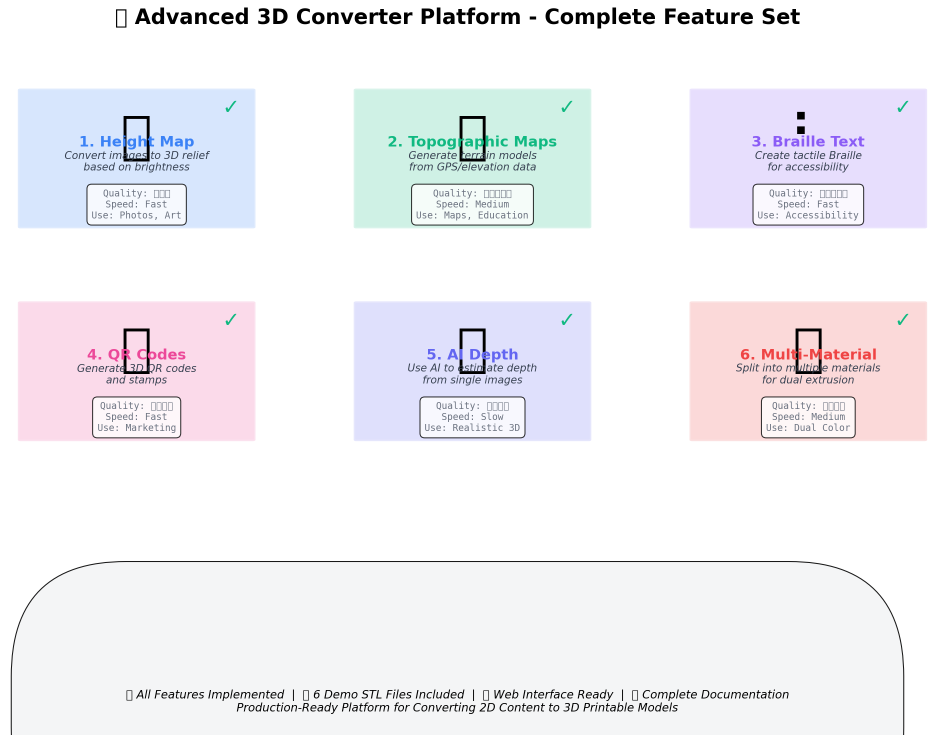
#> input picture feature_showcase.png, 1890 x 1470 px (shown at 1/2 size)
$ python -i advanced_converter.py   (imports and definitions only)
#> lines starting #> are read from the running program, lines starting #| are printed output that depends on the picture
#!/usr/bin/env python3
"""
Advanced Image to 3D Converter Platform
Includes: Heightmap, Topo maps, Braille, QR codes, AI depth, Photogrammetry, Multi-material
"""

import numpy as np
from PIL import Image, ImageDraw, ImageFont
import struct
import json
import re

# ============================================================================
# CORE 3D MESH UTILITIES
# ============================================================================

class STLWriter:
    """Utility for writing binary STL files"""

    # [48 lines left out: functions write_stl, write_multi_material_stl, not called in this run]

class MeshGenerator:
    """Generate 3D meshes from height maps"""

    # [71 lines left out: function heightmap_to_mesh, not called in this run]

# ============================================================================
# FEATURE 1: BASIC HEIGHTMAP (Original functionality)
# ============================================================================

class HeightmapConverter:
    """Convert images to 3D relief using brightness as height"""

    # [18 lines left out: function convert, not called in this run]

# ============================================================================
# FEATURE 2: TOPOGRAPHIC MAPS from GPS/Elevation Data
# ============================================================================

class TopoMapConverter:
    """Generate 3D topographic maps from elevation data"""

    # [73 lines left out: functions from_csv, from_fake_data, not called in this run]

# ============================================================================
# FEATURE 3: BRAILLE TEXT GENERATOR
# ============================================================================

class BrailleConverter:
    """Convert text to 3D Braille for tactile reading"""

    # Braille dot patterns (6-dot Braille)
    BRAILLE_PATTERNS = {
        'a': [1, 0, 0, 0, 0, 0], 'b': [1, 1, 0, 0, 0, 0], 'c': [1, 0, 0, 1, 0, 0],
        'd': [1, 0, 0, 1, 1, 0], 'e': [1, 0, 0, 0, 1, 0], 'f': [1, 1, 0, 1, 0, 0],
        'g': [1, 1, 0, 1, 1, 0], 'h': [1, 1, 0, 0, 1, 0], 'i': [0, 1, 0, 1, 0, 0],
        'j': [0, 1, 0, 1, 1, 0], 'k': [1, 0, 1, 0, 0, 0], 'l': [1, 1, 1, 0, 0, 0],
        'm': [1, 0, 1, 1, 0, 0], 'n': [1, 0, 1, 1, 1, 0], 'o': [1, 0, 1, 0, 1, 0],
        'p': [1, 1, 1, 1, 0, 0], 'q': [1, 1, 1, 1, 1, 0], 'r': [1, 1, 1, 0, 1, 0],
        's': [0, 1, 1, 1, 0, 0], 't': [0, 1, 1, 1, 1, 0], 'u': [1, 0, 1, 0, 0, 1],
        'v': [1, 1, 1, 0, 0, 1], 'w': [0, 1, 0, 1, 1, 1], 'x': [1, 0, 1, 1, 0, 1],
        'y': [1, 0, 1, 1, 1, 1], 'z': [1, 0, 1, 0, 1, 1], ' ': [0, 0, 0, 0, 0, 0],
    }

    # [50 lines left out: functions text_to_braille_image, convert, not called in this run]

# ============================================================================
# FEATURE 4: QR CODE 3D STAMPS
# ============================================================================

class QRCodeConverter:
    """Generate 3D QR codes for stamps or tactile codes"""

    # [49 lines left out: functions generate_qr_image, convert, not called in this run]

# ============================================================================
# FEATURE 5: AI DEPTH ESTIMATION (Simplified - would use real AI in production)
# ============================================================================

class AIDepthConverter:
    """Use AI to estimate depth from single images"""

    @staticmethod
    def simple_depth_estimation(image_path):
        """
        Simplified depth estimation using edge detection and gradients
        In production, this would use models like MiDaS or Stable Diffusion depth
        """
#> called with image_path = 'feature_showcase.png'
        img = Image.open(image_path).convert('RGB')
        img.thumbnail((256, 256), Image.Resampling.LANCZOS)
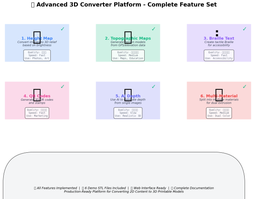
#> img: PIL image 256x199 RGB; mean R, G, B 240.3, 239.4, 243.5

        # Convert to grayscale
        gray = img.convert('L')
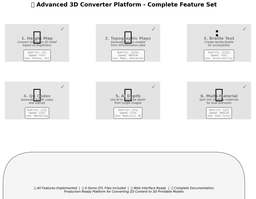
#> gray: PIL image 256x199 L; min 0, max 255, mean 240.2
        gray_array = np.array(gray, dtype=float)

        # Edge detection (Sobel-like)
        from scipy.ndimage import sobel
        edges_x = sobel(gray_array, axis=0)
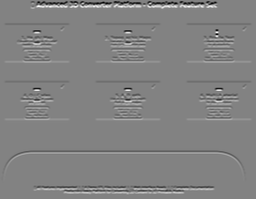
#> edges_x: shape (199, 256) float64; min -818, max 781, mean -0.4; drawn with min black and max white
        edges_y = sobel(gray_array, axis=1)
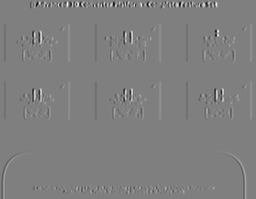
#> edges_y: shape (199, 256) float64; min -908, max 901, mean 0; drawn with min black and max white
        edges = np.hypot(edges_x, edges_y)
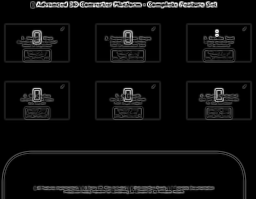
#> edges: shape (199, 256) float64; min 0, max 908.6, mean 43.5; drawn with min black and max white

        # Normalize edges
        edges = (edges - edges.min()) / (edges.max() - edges.min() + 1e-6)

        # Combine with original brightness for pseudo-depth
        # Bright areas + low edge = far (sky, background)
        # Dark areas + high edge = near (foreground objects)
        brightness = gray_array / 255.0
        depth = brightness * 0.7 + (1 - edges) * 0.3
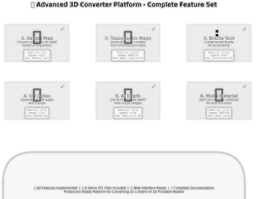
#> depth: shape (199, 256) float64; min 0.0718, max 1, mean 0.945

        # Smooth the depth map
        from scipy.ndimage import gaussian_filter
        depth = gaussian_filter(depth, sigma=2)
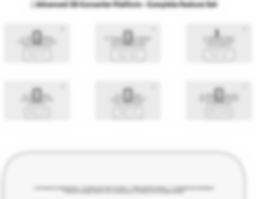
#> depth: shape (199, 256) float64; min 0.606, max 1, mean 0.945

        return depth

    # [16 lines left out: function convert, not called in this run]

# ============================================================================
# FEATURE 6: MULTI-MATERIAL / DUAL-COLOR PRINTING
# ============================================================================

class MultiMaterialConverter:
    """Generate multi-material models for dual-extrusion printers"""

    # [147 lines left out: functions separate_colors, convert, main, not called in this run]

# [2 lines not run here, left out]

>>> result = AIDepthConverter().simple_depth_estimation('feature_showcase.png')
